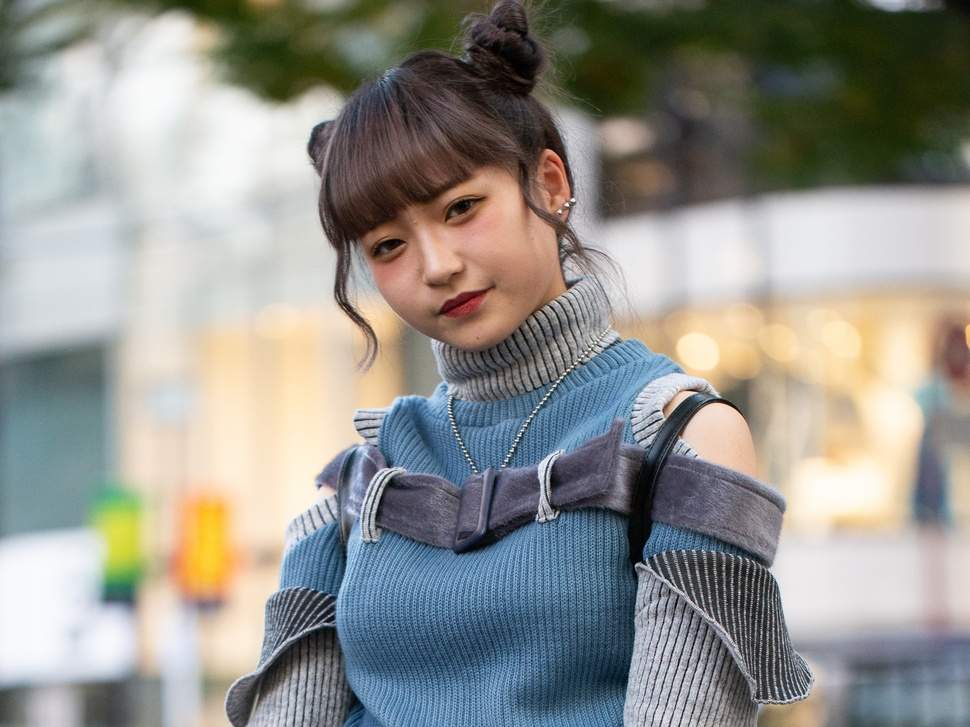
#> input picture images/input_image.jpg, 970 x 727 px, shrunk from 2000 x 1500 before the run
$ jupyter execute EC7212_Assignment_1.ipynb
#> lines starting #> are read from the running program, lines starting #| are printed output that depends on the picture; after the words box and inside, x2 and y2 are one past the last pixel; in counts of white or black regions, pixels touching at a corner belong together
[cell 1]
import cv2
import numpy as np
import matplotlib.pyplot as plt
# from google.colab import files
import io
from PIL import Image

[cell 2]
def reduce_intensity_levels(image, levels):
    if levels < 2 or levels > 256 or (levels & (levels - 1)) != 0:
        raise ValueError("Number of levels must be a power of 2 between 2 and 256.")
    if len(image.shape) == 3:
        image = cv2.cvtColor(image, cv2.COLOR_BGR2GRAY)
    factor = 256 // levels
    reduced_image = (image // factor) * factor
    return reduced_image

[cell 3]
def spatial_averaging(image, kernel_size):
    if len(image.shape) == 3:
        image = cv2.cvtColor(image, cv2.COLOR_BGR2GRAY)
    averaged = cv2.blur(image, (kernel_size, kernel_size))
    return averaged.astype(np.uint8)

[cell 4]
def rotate_image(image, angle):
    (h, w) = image.shape[:2]
    center = (w // 2, h // 2)
    M = cv2.getRotationMatrix2D(center, angle, 1.0)
    cos = np.abs(M[0, 0])
    sin = np.abs(M[0, 1])
    new_w = int((h * sin) + (w * cos))
    new_h = int((h * cos) + (w * sin))
    M[0, 2] += (new_w / 2) - center[0]
    M[1, 2] += (new_h / 2) - center[1]
    rotated_image = cv2.warpAffine(image, M, (new_w, new_h))
    return rotated_image

[cell 5]
def reduce_spatial_resolution(image, block_size):
    if block_size < 1:
        raise ValueError("Block size must be a positive integer.")
    if len(image.shape) == 3:
        image = cv2.cvtColor(image, cv2.COLOR_BGR2GRAY)
    h, w = image.shape
    output = np.zeros((h, w), dtype=np.uint8)
    for i in range(0, h - block_size + 1, block_size):
        for j in range(0, w - block_size + 1, block_size):
            block = image[i:i+block_size, j:j+block_size]
            block_mean = np.mean(block).astype(np.uint8)
            output[i:i+block_size, j:j+block_size] = block_mean
    return output

[cell 6]
def display_results(original_image, results_dict, title="Image Processing Results"):
    """
    Display all results in a comprehensive figure.
    """
    n_results = len(results_dict) + 1  # +1 for original
    cols = 4
    rows = (n_results + cols - 1) // cols

    plt.figure(figsize=(16, 4 * rows))

    # Display original image
    plt.subplot(rows, cols, 1)
    plt.imshow(original_image, cmap='gray')
    plt.title('Original Image')
    plt.axis('off')

    # Display processed results
    for idx, (name, image) in enumerate(results_dict.items(), 2):
        plt.subplot(rows, cols, idx)
        plt.imshow(image, cmap='gray')
        plt.title(name)
        plt.axis('off')

    plt.suptitle(title, fontsize=20, y=1.02)
    plt.tight_layout()
    plt.show()

[cell 7]
def main():
    # Load the input image
    input_image = cv2.imread('images/input_image.jpg')
#> input_image is the input picture: shape (727, 970, 3); mean B, G, R 141.4, 147, 147
    if input_image is None:
        raise FileNotFoundError("Input image not found. Please provide 'input_image.jpg'.")

    # Convert original image to grayscale for display
    original_gray = cv2.cvtColor(input_image, cv2.COLOR_BGR2GRAY) if len(input_image.shape) == 3 else input_image
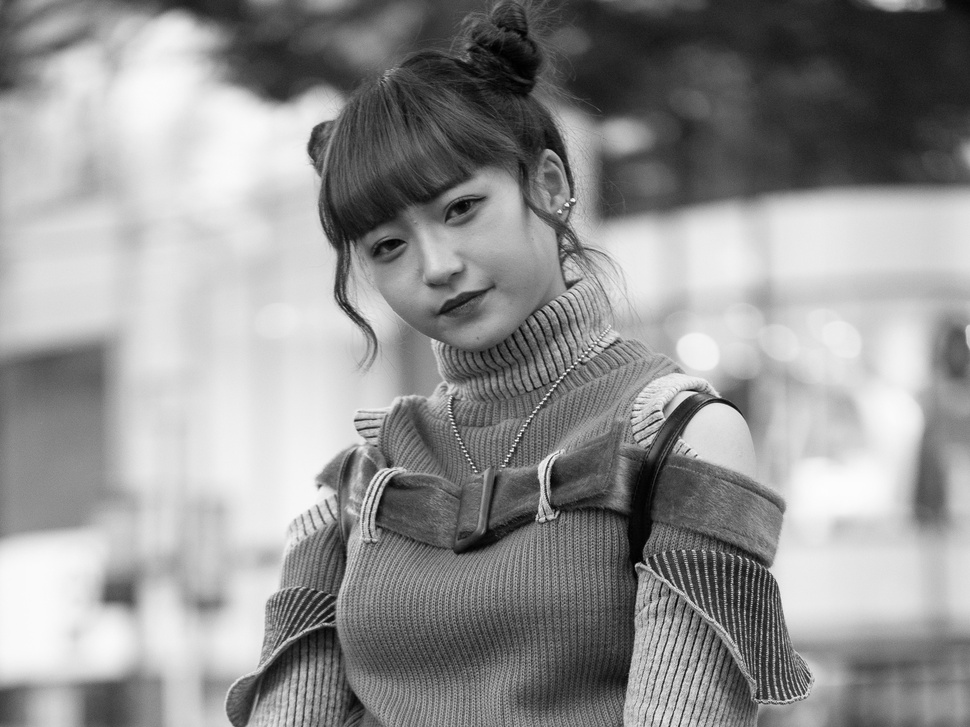
#> original_gray: shape (727, 970); min 0, max 255, mean 146.4

    # Task 1: Reduce intensity levels
    task1_results = {}
    intensity_levels = [2, 4, 8]
    for levels in intensity_levels:
        reduced = reduce_intensity_levels(input_image, levels)
        task1_results[f'Intensity {levels} Levels'] = reduced
        cv2.imwrite(f'reduced_intensity_{levels}_levels.jpg', reduced)
#> this loop made 3 passes
#> pass 1, in reduce_intensity_levels, `reduced_image = (image // factor) * factor`:
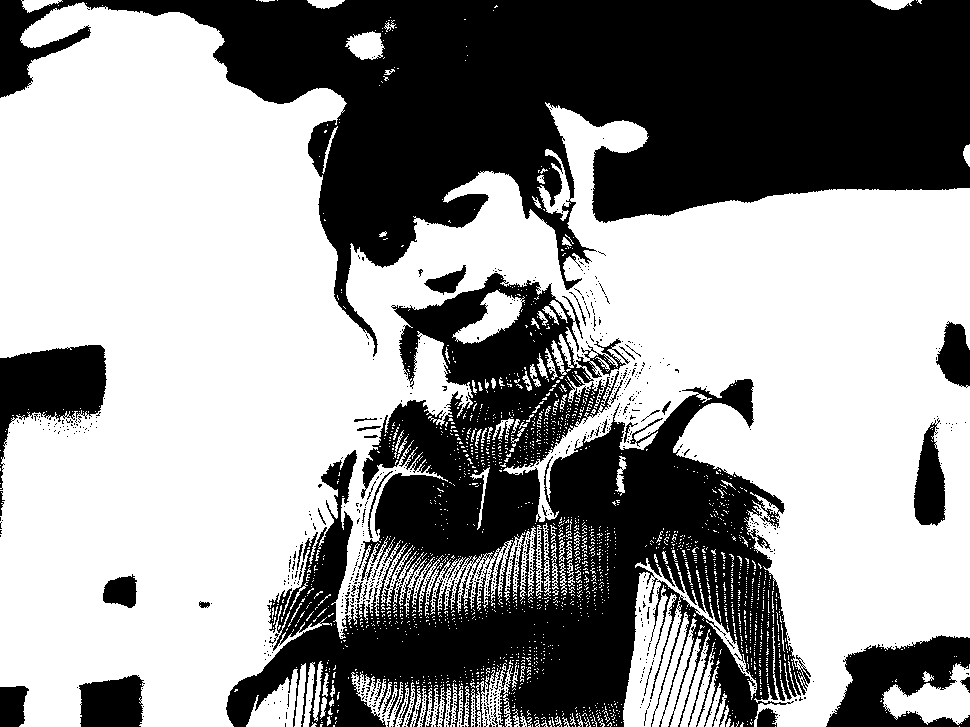
#> reduced_image: shape (727, 970); values 0 (black) and 128 (white), 58.2% white; 959 black regions (914 under 20 px), largest, box (x1, y1, x2, y2) and area: (0, 0, 970, 357) 146003, (226, 273, 811, 727) 121235, (826, 635, 970, 727) 7582
#> pass 3, in reduce_intensity_levels (call 3), `reduced_image = (image // factor) * factor`:
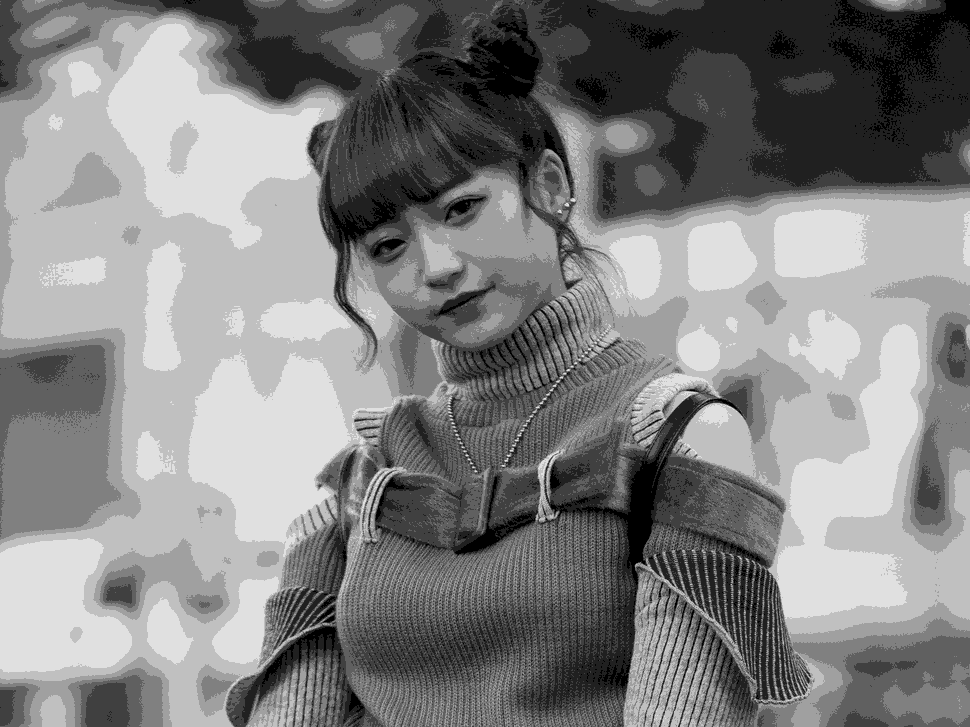
#> reduced_image: shape (727, 970); min 0, max 224, mean 130.9
#> after the loop, task1_results = 3 items
    display_results(original_gray, task1_results, title="Task 1: Intensity Level Reduction")
#> in display_results, `n_results = len(results_dict) + 1`: n_results = 4
#> in display_results, `rows = (n_results + cols - 1) // cols`: rows = 1
#> the loop in display_results, `for idx, (name, image) in enumerate(results_dict.items(), 2):` made 3 passes
#> name on passes 1 to 3: 'Intensity 2 Levels', 'Intensity 4 Levels', 'Intensity 8 Levels'

    # Task 2: Spatial averaging with specified kernel sizes
    task2_results = {}
    kernel_sizes = [3, 10, 20]
    for k in kernel_sizes:
        averaged = spatial_averaging(input_image, k)
#> this loop made 3 passes
#> pass 2, in spatial_averaging (call 2), `averaged = cv2.blur(image, (kernel_size, kernel_size))`:
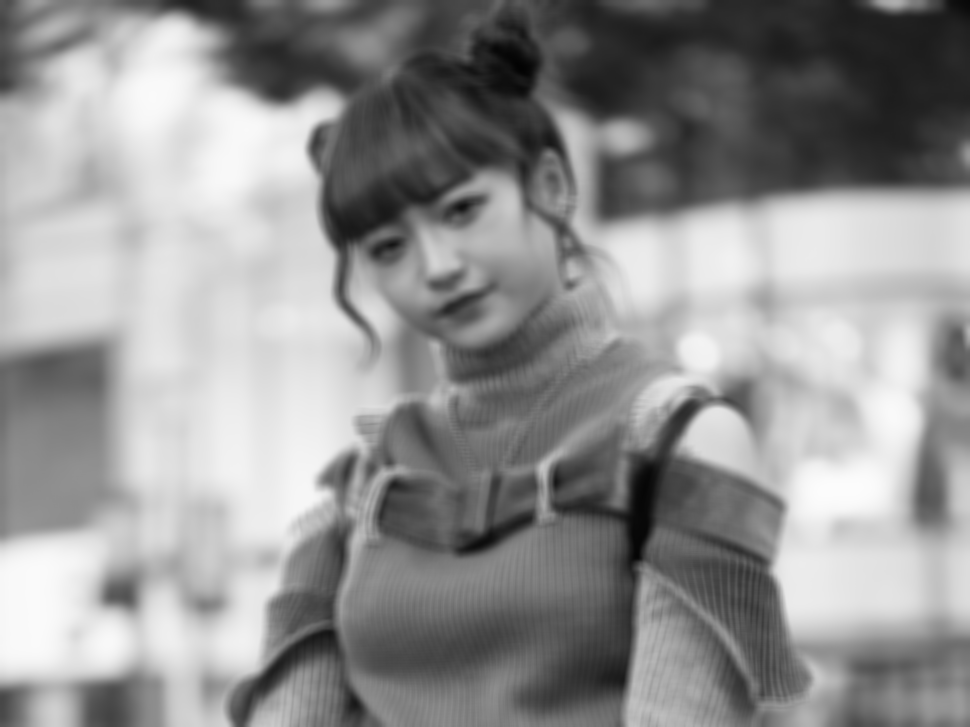
#> averaged: shape (727, 970); min 3, max 252, mean 146.3

    # Handle edge cases before saving
    if averaged.ndim == 3 and averaged.shape[2] == 1:
        averaged = averaged[:, :, 0]
    averaged = np.clip(averaged, 0, 255).astype(np.uint8)

    print(f"Saving: Shape={averaged.shape}, Dtype={averaged.dtype}")
#| Saving: Shape=(727, 970), Dtype=uint8
    display_results(original_gray, task2_results, title="Task 2: Spatial Averaging")

    # Task 3: Rotate image
    task3_results = {}
    angles = [45, 90]
    for angle in angles:
        rotated = rotate_image(input_image, angle)
        # Convert to grayscale for display consistency
        rotated_gray = cv2.cvtColor(rotated, cv2.COLOR_BGR2GRAY) if len(rotated.shape) == 3 else rotated
        task3_results[f'Rotated {angle} Degrees'] = rotated_gray
        cv2.imwrite(f'rotated_{angle}_degrees.jpg', rotated)
#> this loop made 2 passes
#> (cos in rotate_image, sin in rotate_image, new_w in rotate_image, new_h in rotate_image) on pass 1: (0.707, 0.707, 1199, 1199)
#> (sin in rotate_image, new_w in rotate_image, new_h in rotate_image) on pass 2: (1, 727, 970)
#> pass 1, in rotate_image, `rotated_image = cv2.warpAffine(image, M, (new_w, new_h))`:
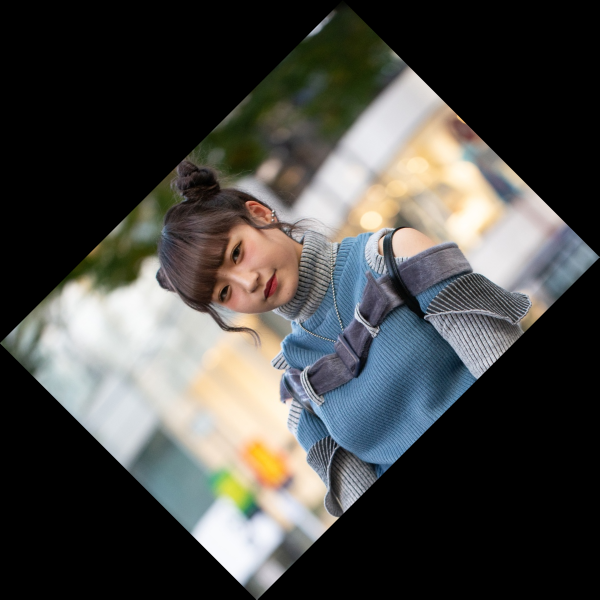
#> rotated_image: shape (1199, 1199, 3) (shown at 1/2 size); mean B, G, R 69.4, 72.1, 72.1
#> pass 1, in main, `rotated_gray = cv2.cvtColor(rotated, cv2.COLOR_BGR2GRAY) if len(rotate..`:
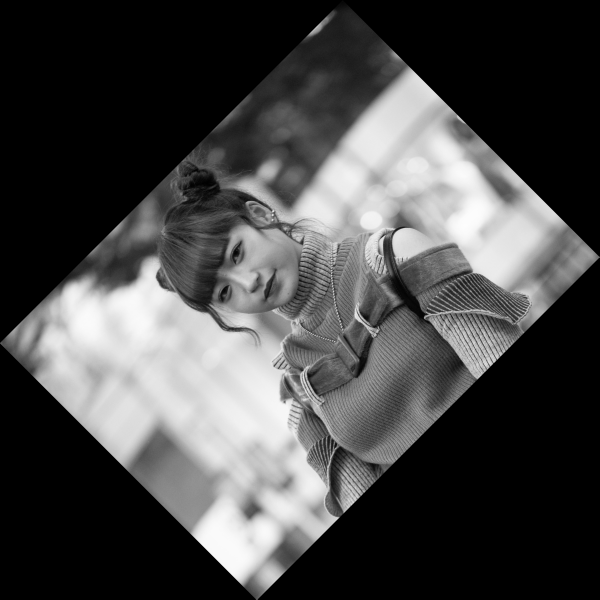
#> rotated_gray: shape (1199, 1199) (shown at 1/2 size); min 0, max 253, mean 71.8
#> pass 2, in main, `rotated_gray = cv2.cvtColor(rotated, cv2.COLOR_BGR2GRAY) if len(rotate..`:
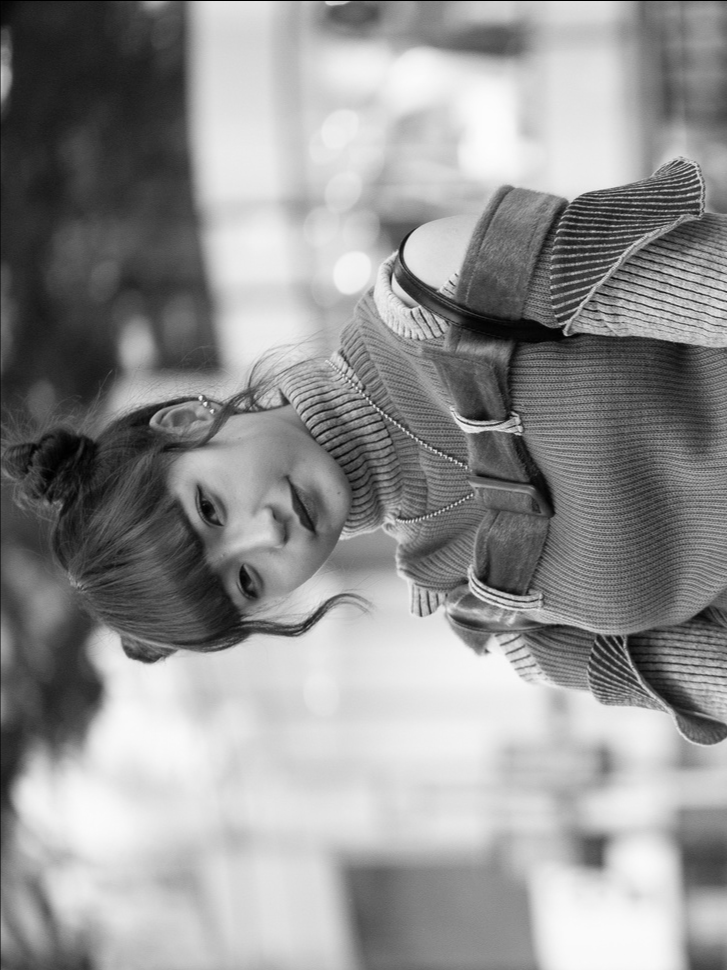
#> rotated_gray: shape (970, 727); min 0, max 253, mean 146.4
#> after the loop, task3_results = 2 items
    display_results(original_gray, task3_results, title="Task 3: Image Rotation")

    # Task 4: Reduce spatial resolution
    task4_results = {}
    block_sizes = [3, 5, 7]
    for b in block_sizes:
        reduced_res = reduce_spatial_resolution(input_image, b)
        task4_results[f'Reduced Resolution {b}x{b}'] = reduced_res
        cv2.imwrite(f'reduced_resolution_{b}x{b}.jpg', reduced_res)
#> after the loop, task4_results = 3 items
    display_results(original_gray, task4_results, title="Task 4: Spatial Resolution Reduction")
